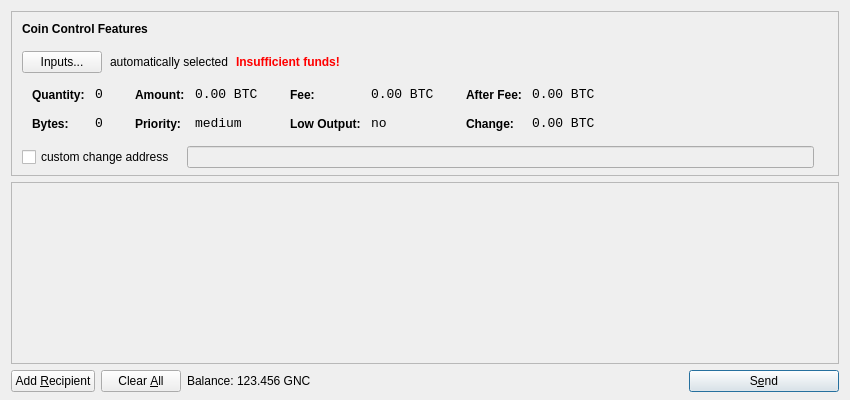
<?xml version="1.0" encoding="UTF-8"?>
<ui version="4.0">
 <class>SendCoinsDialog</class>
 <widget class="QDialog" name="SendCoinsDialog">
  <property name="geometry">
   <rect>
    <x>0</x>
    <y>0</y>
    <width>850</width>
    <height>400</height>
   </rect>
  </property>
  <property name="windowTitle">
   <string>Send Coins</string>
  </property>
  <layout class="QVBoxLayout" name="verticalLayout" stretch="0,1,0">
   <property name="bottomMargin">
    <number>8</number>
   </property>
   <item>
    <widget class="QFrame" name="frameCoinControl">
     <property name="sizePolicy">
      <sizepolicy hsizetype="Expanding" vsizetype="Expanding">
       <horstretch>0</horstretch>
       <verstretch>0</verstretch>
      </sizepolicy>
     </property>
     <property name="maximumSize">
      <size>
       <width>16777215</width>
       <height>16777215</height>
      </size>
     </property>
     <property name="frameShape">
      <enum>QFrame::StyledPanel</enum>
     </property>
     <property name="frameShadow">
      <enum>QFrame::Sunken</enum>
     </property>
     <layout class="QVBoxLayout" name="verticalLayoutCoinControl2">
      <property name="spacing">
       <number>-1</number>
      </property>
      <property name="leftMargin">
       <number>0</number>
      </property>
      <property name="topMargin">
       <number>0</number>
      </property>
      <property name="rightMargin">
       <number>0</number>
      </property>
      <property name="bottomMargin">
       <number>6</number>
      </property>
      <item>
       <layout class="QVBoxLayout" name="verticalLayoutCoinControl" stretch="0,0,0,0,1">
        <property name="spacing">
         <number>0</number>
        </property>
        <property name="leftMargin">
         <number>10</number>
        </property>
        <property name="topMargin">
         <number>10</number>
        </property>
        <item>
         <layout class="QHBoxLayout" name="horizontalLayoutCoinControl1">
          <property name="bottomMargin">
           <number>15</number>
          </property>
          <item>
           <widget class="QLabel" name="labelCoinControlFeatures">
            <property name="sizePolicy">
             <sizepolicy hsizetype="Preferred" vsizetype="Maximum">
              <horstretch>0</horstretch>
              <verstretch>0</verstretch>
             </sizepolicy>
            </property>
            <property name="font">
             <font>
              <weight>75</weight>
              <bold>true</bold>
             </font>
            </property>
            <property name="styleSheet">
             <string notr="true">font-weight:bold;</string>
            </property>
            <property name="text">
             <string>Coin Control Features</string>
            </property>
           </widget>
          </item>
         </layout>
        </item>
        <item>
         <layout class="QHBoxLayout" name="horizontalLayoutCoinControl2" stretch="0,0,0,0">
          <property name="spacing">
           <number>8</number>
          </property>
          <property name="bottomMargin">
           <number>10</number>
          </property>
          <item>
           <widget class="QPushButton" name="pushButtonCoinControl">
            <property name="styleSheet">
             <string notr="true"/>
            </property>
            <property name="text">
             <string>Inputs...</string>
            </property>
           </widget>
          </item>
          <item>
           <widget class="QLabel" name="labelCoinControlAutomaticallySelected">
            <property name="text">
             <string>automatically selected</string>
            </property>
            <property name="margin">
             <number>5</number>
            </property>
           </widget>
          </item>
          <item>
           <widget class="QLabel" name="labelCoinControlInsuffFunds">
            <property name="font">
             <font>
              <weight>75</weight>
              <bold>true</bold>
             </font>
            </property>
            <property name="styleSheet">
             <string notr="true">color:red;font-weight:bold;</string>
            </property>
            <property name="text">
             <string>Insufficient funds!</string>
            </property>
            <property name="margin">
             <number>5</number>
            </property>
           </widget>
          </item>
          <item>
           <spacer name="horizontalSpacerCoinControl">
            <property name="orientation">
             <enum>Qt::Horizontal</enum>
            </property>
            <property name="sizeHint" stdset="0">
             <size>
              <width>40</width>
              <height>1</height>
             </size>
            </property>
           </spacer>
          </item>
         </layout>
        </item>
        <item>
         <widget class="QWidget" name="widgetCoinControl" native="true">
          <property name="sizePolicy">
           <sizepolicy hsizetype="Preferred" vsizetype="Preferred">
            <horstretch>0</horstretch>
            <verstretch>0</verstretch>
           </sizepolicy>
          </property>
          <property name="minimumSize">
           <size>
            <width>0</width>
            <height>0</height>
           </size>
          </property>
          <property name="styleSheet">
           <string notr="true"/>
          </property>
          <layout class="QHBoxLayout" name="horizontalLayoutCoinControl5">
           <property name="margin">
            <number>0</number>
           </property>
           <item>
            <layout class="QHBoxLayout" name="horizontalLayoutCoinControl3" stretch="0,0,0,1">
             <property name="spacing">
              <number>20</number>
             </property>
             <property name="topMargin">
              <number>0</number>
             </property>
             <property name="bottomMargin">
              <number>10</number>
             </property>
             <item>
              <layout class="QFormLayout" name="formLayoutCoinControl1">
               <property name="horizontalSpacing">
                <number>10</number>
               </property>
               <property name="verticalSpacing">
                <number>14</number>
               </property>
               <property name="leftMargin">
                <number>10</number>
               </property>
               <property name="topMargin">
                <number>4</number>
               </property>
               <property name="rightMargin">
                <number>6</number>
               </property>
               <item row="0" column="0">
                <widget class="QLabel" name="labelCoinControlQuantityText">
                 <property name="styleSheet">
                  <string notr="true">font-weight:bold;</string>
                 </property>
                 <property name="text">
                  <string>Quantity:</string>
                 </property>
                 <property name="margin">
                  <number>0</number>
                 </property>
                </widget>
               </item>
               <item row="0" column="1">
                <widget class="QLabel" name="labelCoinControlQuantity">
                 <property name="font">
                  <font>
                   <family>Monospace</family>
                   <pointsize>10</pointsize>
                  </font>
                 </property>
                 <property name="cursor">
                  <cursorShape>IBeamCursor</cursorShape>
                 </property>
                 <property name="contextMenuPolicy">
                  <enum>Qt::ActionsContextMenu</enum>
                 </property>
                 <property name="text">
                  <string notr="true">0</string>
                 </property>
                 <property name="margin">
                  <number>0</number>
                 </property>
                 <property name="textInteractionFlags">
                  <set>Qt::LinksAccessibleByMouse|Qt::TextSelectableByKeyboard|Qt::TextSelectableByMouse</set>
                 </property>
                </widget>
               </item>
               <item row="1" column="0">
                <widget class="QLabel" name="labelCoinControlBytesText">
                 <property name="styleSheet">
                  <string notr="true">font-weight:bold;</string>
                 </property>
                 <property name="text">
                  <string>Bytes:</string>
                 </property>
                </widget>
               </item>
               <item row="1" column="1">
                <widget class="QLabel" name="labelCoinControlBytes">
                 <property name="font">
                  <font>
                   <family>Monospace</family>
                   <pointsize>10</pointsize>
                  </font>
                 </property>
                 <property name="cursor">
                  <cursorShape>IBeamCursor</cursorShape>
                 </property>
                 <property name="contextMenuPolicy">
                  <enum>Qt::ActionsContextMenu</enum>
                 </property>
                 <property name="text">
                  <string notr="true">0</string>
                 </property>
                 <property name="textInteractionFlags">
                  <set>Qt::LinksAccessibleByMouse|Qt::TextSelectableByKeyboard|Qt::TextSelectableByMouse</set>
                 </property>
                </widget>
               </item>
              </layout>
             </item>
             <item>
              <layout class="QFormLayout" name="formLayoutCoinControl2">
               <property name="horizontalSpacing">
                <number>10</number>
               </property>
               <property name="verticalSpacing">
                <number>14</number>
               </property>
               <property name="leftMargin">
                <number>6</number>
               </property>
               <property name="topMargin">
                <number>4</number>
               </property>
               <property name="rightMargin">
                <number>6</number>
               </property>
               <item row="0" column="0">
                <widget class="QLabel" name="labelCoinControlAmountText">
                 <property name="styleSheet">
                  <string notr="true">font-weight:bold;</string>
                 </property>
                 <property name="text">
                  <string>Amount:</string>
                 </property>
                 <property name="margin">
                  <number>0</number>
                 </property>
                </widget>
               </item>
               <item row="0" column="1">
                <widget class="QLabel" name="labelCoinControlAmount">
                 <property name="font">
                  <font>
                   <family>Monospace</family>
                   <pointsize>10</pointsize>
                  </font>
                 </property>
                 <property name="cursor">
                  <cursorShape>IBeamCursor</cursorShape>
                 </property>
                 <property name="contextMenuPolicy">
                  <enum>Qt::ActionsContextMenu</enum>
                 </property>
                 <property name="text">
                  <string notr="true">0.00 BTC</string>
                 </property>
                 <property name="textInteractionFlags">
                  <set>Qt::LinksAccessibleByMouse|Qt::TextSelectableByKeyboard|Qt::TextSelectableByMouse</set>
                 </property>
                </widget>
               </item>
               <item row="1" column="0">
                <widget class="QLabel" name="labelCoinControlPriorityText">
                 <property name="styleSheet">
                  <string notr="true">font-weight:bold;</string>
                 </property>
                 <property name="text">
                  <string>Priority:</string>
                 </property>
                </widget>
               </item>
               <item row="1" column="1">
                <widget class="QLabel" name="labelCoinControlPriority">
                 <property name="font">
                  <font>
                   <family>Monospace</family>
                   <pointsize>10</pointsize>
                  </font>
                 </property>
                 <property name="cursor">
                  <cursorShape>IBeamCursor</cursorShape>
                 </property>
                 <property name="contextMenuPolicy">
                  <enum>Qt::ActionsContextMenu</enum>
                 </property>
                 <property name="text">
                  <string>medium</string>
                 </property>
                 <property name="textInteractionFlags">
                  <set>Qt::LinksAccessibleByMouse|Qt::TextSelectableByKeyboard|Qt::TextSelectableByMouse</set>
                 </property>
                </widget>
               </item>
              </layout>
             </item>
             <item>
              <layout class="QFormLayout" name="formLayoutCoinControl3">
               <property name="horizontalSpacing">
                <number>10</number>
               </property>
               <property name="verticalSpacing">
                <number>14</number>
               </property>
               <property name="leftMargin">
                <number>6</number>
               </property>
               <property name="topMargin">
                <number>4</number>
               </property>
               <property name="rightMargin">
                <number>6</number>
               </property>
               <item row="0" column="0">
                <widget class="QLabel" name="labelCoinControlFeeText">
                 <property name="styleSheet">
                  <string notr="true">font-weight:bold;</string>
                 </property>
                 <property name="text">
                  <string>Fee:</string>
                 </property>
                 <property name="margin">
                  <number>0</number>
                 </property>
                </widget>
               </item>
               <item row="0" column="1">
                <widget class="QLabel" name="labelCoinControlFee">
                 <property name="font">
                  <font>
                   <family>Monospace</family>
                   <pointsize>10</pointsize>
                  </font>
                 </property>
                 <property name="cursor">
                  <cursorShape>IBeamCursor</cursorShape>
                 </property>
                 <property name="contextMenuPolicy">
                  <enum>Qt::ActionsContextMenu</enum>
                 </property>
                 <property name="text">
                  <string notr="true">0.00 BTC</string>
                 </property>
                 <property name="textInteractionFlags">
                  <set>Qt::LinksAccessibleByMouse|Qt::TextSelectableByKeyboard|Qt::TextSelectableByMouse</set>
                 </property>
                </widget>
               </item>
               <item row="1" column="0">
                <widget class="QLabel" name="labelCoinControlLowOutputText">
                 <property name="styleSheet">
                  <string notr="true">font-weight:bold;</string>
                 </property>
                 <property name="text">
                  <string>Low Output:</string>
                 </property>
                </widget>
               </item>
               <item row="1" column="1">
                <widget class="QLabel" name="labelCoinControlLowOutput">
                 <property name="font">
                  <font>
                   <family>Monospace</family>
                   <pointsize>10</pointsize>
                  </font>
                 </property>
                 <property name="cursor">
                  <cursorShape>IBeamCursor</cursorShape>
                 </property>
                 <property name="contextMenuPolicy">
                  <enum>Qt::ActionsContextMenu</enum>
                 </property>
                 <property name="text">
                  <string>no</string>
                 </property>
                 <property name="textInteractionFlags">
                  <set>Qt::LinksAccessibleByMouse|Qt::TextSelectableByKeyboard|Qt::TextSelectableByMouse</set>
                 </property>
                </widget>
               </item>
              </layout>
             </item>
             <item>
              <layout class="QFormLayout" name="formLayoutCoinControl4">
               <property name="horizontalSpacing">
                <number>10</number>
               </property>
               <property name="verticalSpacing">
                <number>14</number>
               </property>
               <property name="leftMargin">
                <number>6</number>
               </property>
               <property name="topMargin">
                <number>4</number>
               </property>
               <property name="rightMargin">
                <number>6</number>
               </property>
               <item row="0" column="0">
                <widget class="QLabel" name="labelCoinControlAfterFeeText">
                 <property name="styleSheet">
                  <string notr="true">font-weight:bold;</string>
                 </property>
                 <property name="text">
                  <string>After Fee:</string>
                 </property>
                 <property name="margin">
                  <number>0</number>
                 </property>
                </widget>
               </item>
               <item row="0" column="1">
                <widget class="QLabel" name="labelCoinControlAfterFee">
                 <property name="font">
                  <font>
                   <family>Monospace</family>
                   <pointsize>10</pointsize>
                  </font>
                 </property>
                 <property name="cursor">
                  <cursorShape>IBeamCursor</cursorShape>
                 </property>
                 <property name="contextMenuPolicy">
                  <enum>Qt::ActionsContextMenu</enum>
                 </property>
                 <property name="text">
                  <string notr="true">0.00 BTC</string>
                 </property>
                 <property name="textInteractionFlags">
                  <set>Qt::LinksAccessibleByMouse|Qt::TextSelectableByKeyboard|Qt::TextSelectableByMouse</set>
                 </property>
                </widget>
               </item>
               <item row="1" column="0">
                <widget class="QLabel" name="labelCoinControlChangeText">
                 <property name="styleSheet">
                  <string notr="true">font-weight:bold;</string>
                 </property>
                 <property name="text">
                  <string>Change:</string>
                 </property>
                </widget>
               </item>
               <item row="1" column="1">
                <widget class="QLabel" name="labelCoinControlChange">
                 <property name="font">
                  <font>
                   <family>Monospace</family>
                   <pointsize>10</pointsize>
                  </font>
                 </property>
                 <property name="cursor">
                  <cursorShape>IBeamCursor</cursorShape>
                 </property>
                 <property name="contextMenuPolicy">
                  <enum>Qt::ActionsContextMenu</enum>
                 </property>
                 <property name="text">
                  <string notr="true">0.00 BTC</string>
                 </property>
                 <property name="textInteractionFlags">
                  <set>Qt::LinksAccessibleByMouse|Qt::TextSelectableByKeyboard|Qt::TextSelectableByMouse</set>
                 </property>
                </widget>
               </item>
              </layout>
             </item>
            </layout>
           </item>
          </layout>
         </widget>
        </item>
        <item>
         <layout class="QHBoxLayout" name="horizontalLayoutCoinControl4" stretch="0,0,0">
          <property name="spacing">
           <number>12</number>
          </property>
          <property name="sizeConstraint">
           <enum>QLayout::SetDefaultConstraint</enum>
          </property>
          <property name="topMargin">
           <number>5</number>
          </property>
          <property name="rightMargin">
           <number>5</number>
          </property>
          <item>
           <widget class="QCheckBox" name="checkBoxCoinControlChange">
            <property name="text">
             <string>custom change address</string>
            </property>
           </widget>
          </item>
          <item>
           <widget class="QLineEdit" name="lineEditCoinControlChange">
            <property name="enabled">
             <bool>false</bool>
            </property>
            <property name="sizePolicy">
             <sizepolicy hsizetype="Expanding" vsizetype="Fixed">
              <horstretch>0</horstretch>
              <verstretch>0</verstretch>
             </sizepolicy>
            </property>
           </widget>
          </item>
          <item>
           <widget class="QLabel" name="labelCoinControlChangeLabel">
            <property name="sizePolicy">
             <sizepolicy hsizetype="Preferred" vsizetype="Expanding">
              <horstretch>0</horstretch>
              <verstretch>0</verstretch>
             </sizepolicy>
            </property>
            <property name="minimumSize">
             <size>
              <width>0</width>
              <height>0</height>
             </size>
            </property>
            <property name="text">
             <string/>
            </property>
            <property name="margin">
             <number>3</number>
            </property>
           </widget>
          </item>
         </layout>
        </item>
        <item>
         <spacer name="verticalSpacerCoinControl">
          <property name="orientation">
           <enum>Qt::Vertical</enum>
          </property>
          <property name="sizeHint" stdset="0">
           <size>
            <width>800</width>
            <height>1</height>
           </size>
          </property>
         </spacer>
        </item>
       </layout>
      </item>
     </layout>
    </widget>
   </item>
   <item>
    <widget class="QScrollArea" name="scrollArea">
     <property name="widgetResizable">
      <bool>true</bool>
     </property>
     <widget class="QWidget" name="scrollAreaWidgetContents">
      <property name="geometry">
       <rect>
        <x>0</x>
        <y>0</y>
        <width>830</width>
        <height>165</height>
       </rect>
      </property>
      <layout class="QVBoxLayout" name="verticalLayout_2">
       <property name="margin">
        <number>0</number>
       </property>
       <item>
        <layout class="QVBoxLayout" name="entries">
         <property name="spacing">
          <number>6</number>
         </property>
        </layout>
       </item>
       <item>
        <spacer name="verticalSpacer">
         <property name="orientation">
          <enum>Qt::Vertical</enum>
         </property>
         <property name="sizeHint" stdset="0">
          <size>
           <width>20</width>
           <height>40</height>
          </size>
         </property>
        </spacer>
       </item>
      </layout>
     </widget>
    </widget>
   </item>
   <item>
    <layout class="QHBoxLayout" name="horizontalLayout">
     <item>
      <widget class="QPushButton" name="addButton">
       <property name="toolTip">
        <string>Send to multiple recipients at once</string>
       </property>
       <property name="text">
        <string>Add &amp;Recipient</string>
       </property>
       <property name="icon">
        <iconset resource="../bitcoin.qrc">
         <normaloff>:/icons/add</normaloff>:/icons/add</iconset>
       </property>
       <property name="autoDefault">
        <bool>false</bool>
       </property>
      </widget>
     </item>
     <item>
      <widget class="QPushButton" name="clearButton">
       <property name="sizePolicy">
        <sizepolicy hsizetype="Minimum" vsizetype="Fixed">
         <horstretch>0</horstretch>
         <verstretch>0</verstretch>
        </sizepolicy>
       </property>
       <property name="toolTip">
        <string>Remove all transaction fields</string>
       </property>
       <property name="text">
        <string>Clear &amp;All</string>
       </property>
       <property name="icon">
        <iconset resource="../bitcoin.qrc">
         <normaloff>:/icons/remove</normaloff>:/icons/remove</iconset>
       </property>
       <property name="autoRepeatDelay">
        <number>300</number>
       </property>
       <property name="autoDefault">
        <bool>false</bool>
       </property>
      </widget>
     </item>
     <item>
      <layout class="QHBoxLayout" name="horizontalLayout_2">
       <property name="spacing">
        <number>3</number>
       </property>
       <item>
        <widget class="QLabel" name="label">
         <property name="text">
          <string>Balance:</string>
         </property>
        </widget>
       </item>
       <item>
        <widget class="QLabel" name="labelBalance">
         <property name="cursor">
          <cursorShape>IBeamCursor</cursorShape>
         </property>
         <property name="text">
          <string>123.456 GNC</string>
         </property>
         <property name="textInteractionFlags">
          <set>Qt::LinksAccessibleByMouse|Qt::TextSelectableByKeyboard|Qt::TextSelectableByMouse</set>
         </property>
        </widget>
       </item>
      </layout>
     </item>
     <item>
      <spacer name="horizontalSpacer">
       <property name="orientation">
        <enum>Qt::Horizontal</enum>
       </property>
       <property name="sizeHint" stdset="0">
        <size>
         <width>40</width>
         <height>20</height>
        </size>
       </property>
      </spacer>
     </item>
     <item>
      <widget class="QPushButton" name="sendButton">
       <property name="minimumSize">
        <size>
         <width>150</width>
         <height>0</height>
        </size>
       </property>
       <property name="toolTip">
        <string>Confirm the send action</string>
       </property>
       <property name="text">
        <string>S&amp;end</string>
       </property>
       <property name="icon">
        <iconset resource="../bitcoin.qrc">
         <normaloff>:/icons/send</normaloff>:/icons/send</iconset>
       </property>
       <property name="default">
        <bool>true</bool>
       </property>
      </widget>
     </item>
    </layout>
   </item>
  </layout>
 </widget>
 <resources>
  <include location="../bitcoin.qrc"/>
 </resources>
 <connections/>
</ui>
